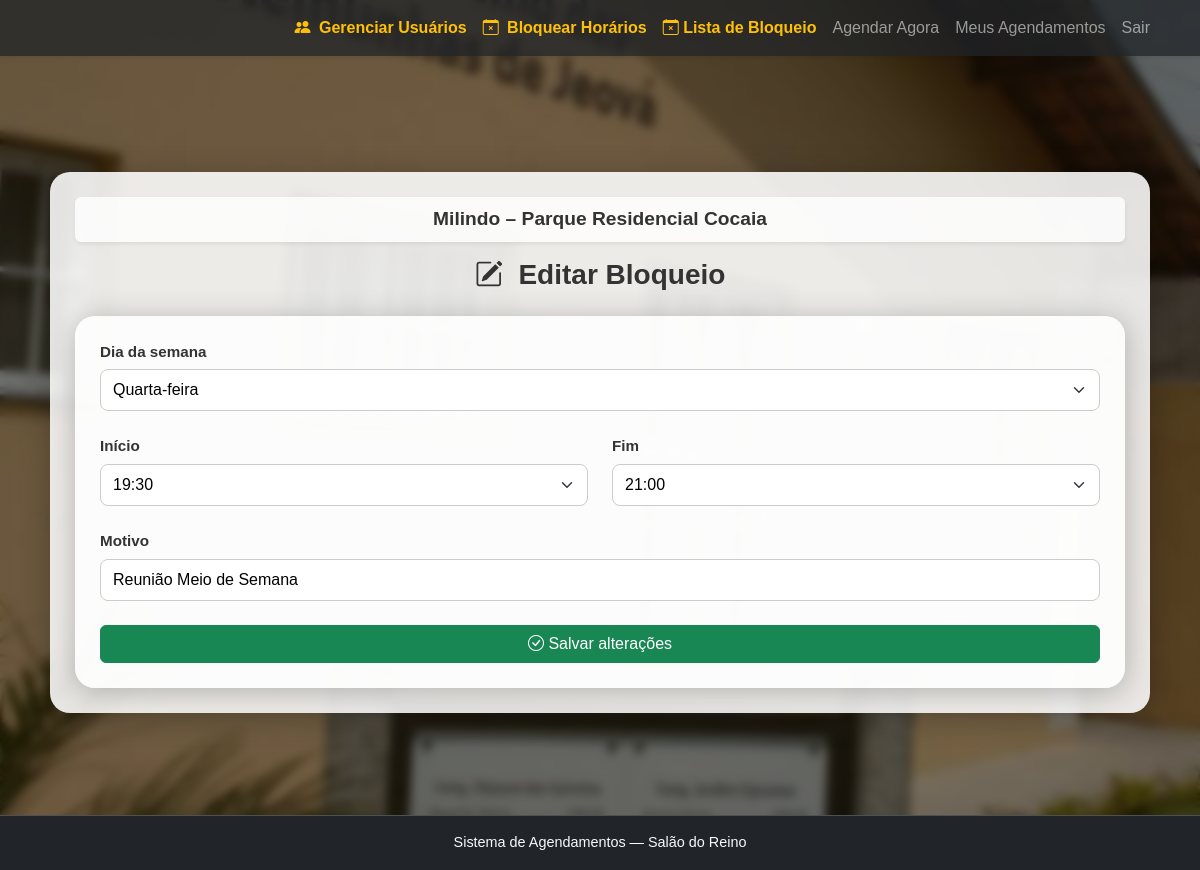
/admin-congregacao/bloqueios/editar/10/ (signed in), run on the app's committed database.
### agendamento/models.py (models this page shows, shortened)
class UsuarioProfile(models.Model):
    user = models.OneToOneField(User, on_delete=models.CASCADE, related_name="profile")
    congregacao = models.ForeignKey(Congregacao, on_delete=models.SET_NULL, null=True, blank=True)
    is_admin_congregacao = models.BooleanField(default=False)
    is_active = models.BooleanField(default=True)
    is_superadmin = models.BooleanField(default=False)

class Congregacao(models.Model):
    nome = models.CharField(max_length=150, unique=True)

class BloqueioAgenda(models.Model):
    DIAS_SEMANA = [
        (0, "Segunda-feira"),
        (1, "Terça-feira"),
        (2, "Quarta-feira"),
        (3, "Quinta-feira"),
        (4, "Sexta-feira"),
        (5, "Sábado"),
        (6, "Domingo"),
    ]
    congregacao = models.ForeignKey(
        "Congregacao",
        on_delete=models.CASCADE,
        related_name="bloqueios"
    )
    dia_semana = models.IntegerField(
        choices=DIAS_SEMANA
    )
    hora_inicio = models.TimeField()
    hora_fim = models.TimeField()
    motivo = models.CharField(
        max_length=120,
        help_text="Ex: Reunião, Manutenção, Evento especial"
    )
    ativo = models.BooleanField(default=True)

### agendamento/utils.py (the view)
    def wrapper(request, *args, **kwargs):
        profile = getattr(request.user, "profile", None)
        if not profile or not profile.is_admin_congregacao:
            messages.error(request, "Você não tem permissão para acessar esta área.")
            return redirect("escolher_mes")
        return view_func(request, *args, **kwargs)

### agendamento/utils.py (called while the page is built)
def admin_congregacao_required(view_func):
    def wrapper(request, *args, **kwargs):
        profile = getattr(request.user, "profile", None)
        if not profile or not profile.is_admin_congregacao:
            messages.error(request, "Você não tem permissão para acessar esta área.")
            return redirect("escolher_mes")
        return view_func(request, *args, **kwargs)
    return wrapper

### agendamento/views.py (called while the page is built, shortened)
@login_required
@admin_congregacao_required
def editar_bloqueio(request, id):
    bloqueio = get_object_or_404(
        BloqueioAgenda,
        id=id,
        congregacao=request.user.profile.congregacao
    )
    horarios = []
    t = datetime.combine(date.today(), time(7, 0))
    fim = datetime.combine(date.today(), time(21, 0))
    while t <= fim:
        horarios.append(t.strftime("%H:%M"))
        t += timedelta(minutes=30)
    return render(request, "admin/editar_bloqueio.html", {
        "bloqueio": bloqueio,
        "horarios": horarios
    })

### agendamento/templates/admin/editar_bloqueio.html (shortened to what this page needs)
{% extends "base.html" %}
{% block content %}
<h3 class="text-center mb-4">
  <i class="bi bi-pencil-square me-2"></i>
  Editar Bloqueio
</h3>
<form method="POST" class="content-box small">
  <div class="mb-4">
    <label class="fw-semibold">Dia da semana</label>
    <select name="dia_semana" class="form-select">
      {% for v,l in bloqueio.DIAS_SEMANA %}
        <option value="{{ v }}" {% if bloqueio.dia_semana == v %}selected{% endif %}>
          {{ l }}
        </option>
      {% endfor %}
    </select>
  </div>
  <div class="row mb-4">
    <div class="col">
      <label>Início</label>
      <select name="hora_inicio" class="form-select">
        {% for h in horarios %}
          <option value="{{ h }}" {% if bloqueio.hora_inicio|time:"H:i" == h %}selected{% endif %}>
            {{ h }}
          </option>
        {% endfor %}
      </select>
    </div>
    <div class="col">
      <label>Fim</label>
      <select name="hora_fim" class="form-select">
        {% for h in horarios %}
          <option value="{{ h }}" {% if bloqueio.hora_fim|time:"H:i" == h %}selected{% endif %}>
            {{ h }}
          </option>
        {% endfor %}
      </select>
    </div>
  </div>
  <div class="mb-4">
    <label>Motivo</label>
    <input type="text" name="motivo" class="form-control"
           value="{{ bloqueio.motivo }}">
  </div>
  <button class="btn btn-success w-100">
    <i class="bi bi-check-circle"></i> Salvar alterações
  </button>
</form>
{% endblock %}

### templates/base.html (shortened to what this page needs)
{% load static %}
<!DOCTYPE html>
<html lang="pt-br">
<head>
    <link href="https://cdn.jsdelivr.net/npm/bootstrap@5.3.0/dist/css/bootstrap.min.css" rel="stylesheet">
    <link rel="stylesheet" href="https://cdn.jsdelivr.net/npm/bootstrap-icons@1.11.1/font/bootstrap-icons.css">
    <link rel="stylesheet" href="{% static 'css/style.css' %}">
</head>
<body>
        {% include "navbar.html" %}
    <div class="page-wrapper">
        <main class="main-content">
            <div class="content-box {% block size %}{% endblock %}">
                {% if user.is_authenticated %}
                    <div class="user-info-bar text-center p-2 mb-3 rounded shadow-sm">
                        <span class="user-name">
                            <strong>{{ user.get_full_name|default:user.username }}</strong>
                            – {{ user.profile.congregacao.nome }}
                        </span>
                    </div>
                {% endif %}
                {% block content %}
                {% endblock %}
            </div>
        </main>
        <footer class="text-center py-3 bg-dark text-light">
            Sistema de Agendamentos — Salão do Reino
        </footer>
    </div>
</body>
</html>

### static/css/style.css (style rules this page uses)
html, body { height: 100%; margin: 0; padding: 0; font-family: 'Poppins', sans-serif; color: #333; position: relative; overflow-y: auto; overflow-x: hidden; scroll-behavior: smooth; }
body::before, body::after { content: ""; position: fixed; inset: 0; pointer-events: none; }
body::before { background-image: url("../images/SalaoDoReino.jpeg"); background-size: cover; background-position: center; background-repeat: no-repeat; filter: brightness(0.7); z-index: 0; }
body::after { backdrop-filter: blur(5px); background-color: rgba(0, 0, 0, 0.3); z-index: 1; }
body > * { position: relative; z-index: 2; }
body { padding-top: 70px; }
.page-wrapper { display: flex; flex-direction: column; min-height: 100vh; }
.main-content { flex: 1; display: flex; align-items: center; justify-content: center; padding: 1rem; }
.content-box { background: rgba(255, 255, 255, 0.88); padding: 25px; border-radius: 20px; box-shadow: 0 4px 30px rgba(0, 0, 0, 0.25); width: 100%; max-width: 1100px; margin: 0 auto; }
.content-box h3 { text-align: center; font-weight: 700; margin-bottom: 20px; }
.content-box label { font-weight: 600; margin-bottom: 6px; display: block; color: #333; font-size: 0.95rem; }
.content-box input.form-control, .content-box select.form-select { height: 42px; padding: 8px 12px; border-radius: 8px; border: 1px solid #ccc; font-size: 1rem; transition: all 0.2s ease-in-out; }
footer { text-align: center; padding: 0.8rem; color: #fff; background: rgba(0, 0, 0, 0.45); backdrop-filter: blur(6px); border-top: 1px solid rgba(255, 255, 255, 0.2); font-size: 0.9rem; }
.user-info-bar { background: rgba(255, 255, 255, 0.8); font-size: 1.1rem; font-weight: 600; }
.user-info-bar .user-name { font-size: 1.2rem; display: inline-block; }
.content-box .form-control, .content-box .form-select { color: #000; background-color: #fff; }

### data on the page
BloqueioAgenda: dia_semana "Quarta-feira", hora_inicio "19:30", hora_fim "21:00", motivo "Reunião Meio de Semana"

### other printed values
{{ user.get_full_name|default:user.username }} "Milindo"
{{ user.profile.congregacao.nome }} "Parque Residencial Cocaia"
